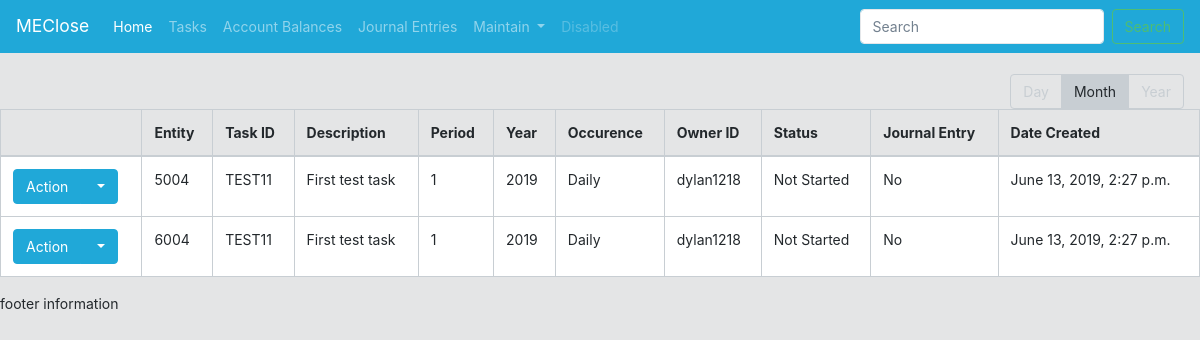
Page /ClosePortal/tasks/ on the committed database.
### CloseApplication/models.py (models this page shows, shortened)
class TaskChecklist(models.Model):
    occurenceChoices = (
        ('D', 'Daily'),
        ('W', 'Weekly'),
        ('M', 'Monthly'),
        ('Q', 'Quarterly'),
        ('A', 'Annually'),
    )
    taskId = models.CharField(max_length=8)
    taskTBMapping = models.CharField(max_length=200, default="Not Assigned") #For assigning tasks to a TB FSLI
    taskDescription = models.CharField(max_length=200)
    taskYear = models.IntegerField(max_length=4)
    taskPeriod = models.IntegerField(max_length=2, choices = periodChoices)
    taskOccurence = models.CharField(max_length=2, choices = occurenceChoices)
    taskOwnerId = models.ForeignKey(User, on_delete=models.PROTECT) #For documentation purposes we want to preserve who the owner of a task was, and as such protect is utilized to not allow deletion of the referenced object
    taskStatus = models.CharField(max_length=2, choices = statusChoices) #should be a calculated field property based off of subtask status, to consider removing this
    isJE = models.CharField(max_length=3, choices=binaryChoice)
    pub_date = models.DateTimeField('date published')
    due_date = models.DateField(("Due Date"), default=datetime.date.today)
    entity = models.ForeignKey(userDefinedEntity, on_delete=models.PROTECT, related_name="entity_TaskChecklist", default=1)
    class Meta:
        constraints = [
            models.UniqueConstraint(fields=['taskId', 'entity'], name='unique_EntityUser')
        ]

class userDefinedEntity(models.Model):
    entity = models.CharField(max_length=200, default="Select Entity")
    def __str__(self):
        return self.entity

### CloseApplication/views.py (the view)
# urls.py: path('tasks/', views.taskList, name='tasklist'),
def taskList(request):
    TaskChecklist_Fields = TaskChecklist._meta.get_fields(include_hidden=False)
    TaskChecklist_Values = TaskChecklist.objects.all()
    subTasklist_Fields = subTaskChecklist._meta.get_fields(include_hidden=False)
    subTasklist_Values = subTaskChecklist.objects.all()
    context = { #context represents the variables passed to the provided template
        'TaskChecklist_Fields': TaskChecklist_Fields,
        'TaskChecklist_Values': TaskChecklist_Values,
        'subTasklist_Fields': subTasklist_Fields,
        'subTasklist_Values': subTasklist_Values,
    }
    return render(request, 'CloseApplication/taskchecklist/taskchecklist_list.html', context)

### CloseApplication/templates/CloseApplication/taskchecklist/taskchecklist_list.html (shortened to what this page needs)
{% extends "CloseApplication/base.html" %}
{% block content %}
{% include "CloseApplication/listview_outline.html" %}
<table class="table table-bordered table-hover" id="TaskChecklistTable">
    <thead>
        <tr>
            <th></th>
            <th>Entity</th>
            <th>Task ID</th>
            <th>Description</th>
            <th>Period</th>
            <th>Year</th>
            <th>Occurence</th>
            <th>Owner ID</th>
            <th>Status</th>
            <th>Journal Entry</th>
            <th>Date Created</th>
        </tr>
    </thead>
    <tbody class="bg-white">
        {% for tableValue in TaskChecklist_Values %}
        {% with forloopCounter=forloop.counter|stringformat:"s" %}
        {% with idTemplate_Hash="#group-of-rows"|add:forloopCounter %}
        {% with idTemplate="group-of-rows"|add:forloopCounter %}
        <tr data-toggle="collapse" data-target="{{ idTemplate_Hash }}">
            <td>
                <div class="btn-group">
                    <button type="button" class="btn btn-primary">Action</button>
                    <button type="button" class="btn btn-primary dropdown-toggle" data-toggle="dropdown">
                    </button>
                </div>
            </td>
            <td>{{ tableValue.entity }}</td>
            <td>{{ tableValue.taskId }}</td>
            <td>{{ tableValue.taskDescription }}</td>
            <td>{{ tableValue.taskPeriod }}</td>
            <td>{{ tableValue.taskYear }}</td>
            <td>{{ tableValue.get_taskOccurence_display }}</td>
            <td>{{ tableValue.taskOwnerId }}</td>
            <td>{{ tableValue.get_taskStatus_display }}</td>
            <td>{{ tableValue.isJE }}</td>
            <td>{{ tableValue.pub_date }}</td>
        </tr>
        {% endwith %}
        {% endwith %}
        {% endwith %}
        {% endfor %}
    </tbody>
</table>
{% endblock %}

### rows in the picture
TaskChecklist: entity "5004", taskId "TEST11", taskDescription "First test task", taskPeriod "1", taskYear "2019", taskOccurence "Daily", taskOwnerId "dylan1218", taskStatus "Not Started", isJE "No", pub_date "June 13, 2019, 2:27 p.m."
TaskChecklist: entity "6004", taskId "TEST11", taskDescription "First test task", taskPeriod "1", taskYear "2019", taskOccurence "Daily", taskOwnerId "dylan1218", taskStatus "Not Started", isJE "No", pub_date "June 13, 2019, 2:27 p.m."
